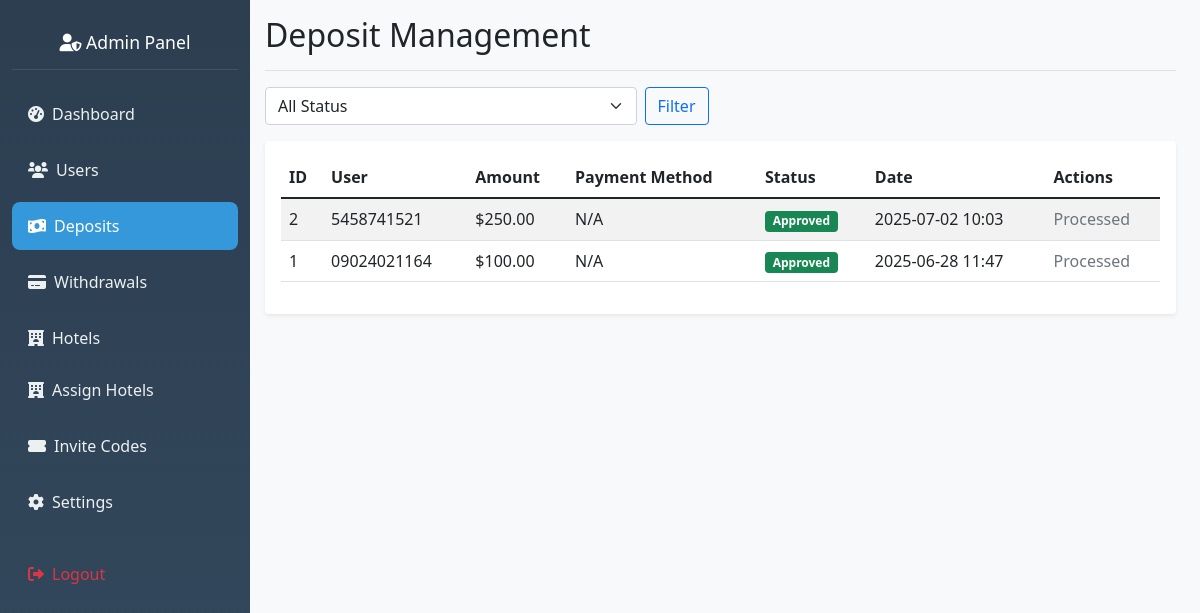
Screenshot of /admin/deposits (signed in) with the database file from the repository.
### hotel_app/models.py (models this page shows, shortened)
class DepositRequest(db.Model):
    __tablename__ = 'deposit_request'
    id = db.Column(db.Integer, primary_key=True)
    user_id = db.Column(db.Integer, db.ForeignKey('user.id'), nullable=False)
    amount = db.Column(db.Float, nullable=False)
    network = db.Column(db.String(20), nullable=False)
    wallet_address = db.Column(db.String(200))
    transaction_hash = db.Column(db.String(200))
    status = db.Column(db.String(20), default='Pending')
    admin_notes = db.Column(db.Text)
    created_at = db.Column(db.DateTime, default=datetime.utcnow)
    processed_at = db.Column(db.DateTime)
    processed_by = db.Column(db.Integer, db.ForeignKey('admin.id'))

class User(db.Model, UserMixin):
    __tablename__ = 'user'
    id = db.Column(db.Integer, primary_key=True)
    nickname = db.Column(db.String(80))
    user_id = db.Column(db.String(6), unique=True)
    agent_id = db.Column(db.String(6), unique=True)
    contact = db.Column(db.String(20))
    invitation_code = db.Column(db.String(20))
    member_points = db.Column(db.Integer, default=0)
    balance = db.Column(db.Float, default=0.0)
    vip_level = db.Column(db.String(10), default='VIP0')
    withdrawal_password = db.Column(db.String(100))
    password_hash = db.Column(db.String(100))
    is_active = db.Column(db.Boolean, default=False)
    created_at = db.Column(db.DateTime, default=datetime.utcnow)
    session_locked = db.Column(db.Boolean, default=False)
    total_commission_earned = db.Column(db.Float, default=0.0)
    first_session_completed = db.Column(db.Boolean, default=False)
    session_reset_date = db.Column(db.String)
    bound_wallet_type = db.Column(db.String(20))
    max_first_session_reservations = db.Column(db.Integer, default=35)
    wallet_bound_at = db.Column(db.DateTime)
    second_session_reservations_count = db.Column(db.Integer, default=0)
    second_session_commission = db.Column(db.Float, default=0.0)
    bound_wallet_address = db.Column(db.String(200))
    first_session_commission = db.Column(db.Float, default=0.0)
    first_session_reservations_count = db.Column(db.Integer, default=0)
    current_session = db.Column(db.String(10), default='first')
    reservations = db.relationship('Reservation', backref='user', lazy=True)
    deposit_requests = db.relationship('DepositRequest', backref='user', lazy=True)
    withdrawal_requests = db.relationship('WithdrawalRequest', backref='user', lazy=True)
    hotel_assignments = db.relationship('UserHotelAssignment', backref='user', lazy=True)
    hotel_ratings = db.relationship('UserHotelRating', backref='user', lazy=True)

### hotel_app/routes.py (the view, shortened to what this page needs)
@app.route('/admin/deposits')
@admin_required
def view_deposits():
    try:
        logger.debug("Accessing view_deposits route")
        page = request.args.get('page', 1, type=int)
        status_filter = request.args.get('status', '')  # Optional status filter
        total_deposits = DepositRequest.query.count()
        logger.debug(f"Total deposits in database: {total_deposits}")
        deposits_query = DepositRequest.query
        if status_filter and status_filter in ['Pending', 'Approved', 'Rejected']:
            deposits_query = deposits_query.filter(DepositRequest.status == status_filter)
            logger.debug(f"Filtering by status: {status_filter}")
        deposits = deposits_query.order_by(DepositRequest.created_at.desc()).paginate(
            page=page,
            per_page=20,
            error_out=False
        )
        logger.debug(f"Deposits found for page {page}: {len(deposits.items)}")
        for i, deposit in enumerate(deposits.items[:3]):
            user = User.query.get(deposit.user_id) if deposit.user_id else None
            logger.debug(f"Deposit {i}: ID={deposit.id}, Status={deposit.status}, Amount=${deposit.amount}, User={user.nickname if user else 'Unknown'}")
        return render_template('admin_deposits.html', deposits=deposits, current_status=status_filter)
    except Exception as e:
        logger.error(f"Error in view_deposits: {str(e)}")
        logger.error(f"Exception details: {type(e).__name__}: {e}")
        import traceback
        logger.error(f"Traceback: {traceback.format_exc()}")
        flash(f'Error loading deposits: {str(e)}', 'error')
        return redirect(url_for('admin_dashboard'))

### hotel_app/routes.py (called while the page is built)
def admin_required(f):
    @wraps(f)
    def wrapper(*args, **kwargs):
        admin_id = session.get('admin_id')
        if not admin_id:
            flash("Admin login required.", "danger")
            return redirect(url_for('admin_login'))
        admin = Admin.query.get(admin_id)
        if not admin or not admin.is_active:
            session.pop('admin_id', None)
            flash("Admin access denied.", "danger")
            return redirect(url_for('admin_login'))
        g.current_admin = admin
        return f(*args, **kwargs)
    return wrapper

@app.before_request
def check_admin_routes():
    if request.endpoint and request.endpoint.startswith('admin_') and request.endpoint != 'admin_login':
        if 'admin_id' not in session:
            return redirect(url_for('admin_login'))

### hotel_app/templates/admin_deposits.html (shortened to what this page needs)
{% extends "admin_base.html" %}
{% block content %}
<div class="d-flex justify-content-between flex-wrap flex-md-nowrap align-items-center pb-2 mb-3 border-bottom">
    <h1 class="h2">Deposit Management</h1>
</div>
<div class="row mb-3">
    <div class="col-md-6">
        <form method="GET" class="d-flex">
            <select name="status" class="form-select me-2">
                <option value="">All Status</option>
            </select>
            <button type="submit" class="btn btn-outline-primary">Filter</button>
        </form>
    </div>
</div>
<div class="card">
    <div class="card-body">
        <div class="table-responsive">
            <table class="table table-striped">
                <thead>
                    <tr>
                        <th>ID</th>
                        <th>User</th>
                        <th>Amount</th>
                        <th>Payment Method</th>
                        <th>Status</th>
                        <th>Date</th>
                        <th>Actions</th>
                    </tr>
                </thead>
                <tbody>
                    {% for deposit in deposits.items %}
                    <tr>
                        <td>{{ deposit.id }}</td>
                        <td>{{ deposit.user.contact if deposit.user else 'Unknown' }}</td>
                        <td>${{ "%.2f"|format(deposit.amount) }}</td>
                        <td>{{ deposit.payment_method or 'N/A' }}</td>
                        <td>
                            <span class="badge bg-{{ 'warning' if deposit.status == 'Pending' else ('success' if deposit.status == 'Approved' else 'danger') }}">
                                {{ deposit.status }}
                            </span>
                        </td>
                        <td>{{ deposit.created_at.strftime('%Y-%m-%d %H:%M') if deposit.created_at else 'N/A' }}</td>
                        <td>
                            {% if deposit.status == 'Pending' %}
                            <div class="btn-group btn-group-sm" role="group">
                                <form method="POST" action="{{ url_for('approve_deposit', deposit_id=deposit.id) }}" class="d-inline">
                                    {% if csrf_token %}
                                    <input type="hidden" name="csrf_token" value="{{ csrf_token() }}"/>
                                    {% endif %}
                                    <input type="hidden" name="admin_notes" value="Approved by admin"/>
                                    <button type="submit" class="btn btn-success btn-sm"
                                            onclick="return confirm('Are you sure you want to approve this deposit of ${{ deposit.amount }}?')">
                                        Approve
                                    </button>
                                </form>
                                <form method="POST" action="{{ url_for('reject_deposit', deposit_id=deposit.id) }}" class="d-inline">
                                    {% if csrf_token %}
                                    <input type="hidden" name="csrf_token" value="{{ csrf_token() }}"/>
                                    {% endif %}
                                    <input type="hidden" name="admin_notes" value="Rejected by admin"/>
                                    <button type="submit" class="btn btn-danger btn-sm"
                                            onclick="return confirm('Are you sure you want to reject this deposit of ${{ deposit.amount }}?')">
                                        Reject
                                    </button>
                                </form>
                            </div>
                            {% else %}
                            <span class="text-muted">Processed</span>
                            {% endif %}
                        </td>
                    </tr>
                    {% else %}
                    <tr>
                        <td colspan="7" class="text-center text-muted">No deposit requests found.</td>
                    </tr>
                    {% endfor %}
                </tbody>
            </table>
        </div>
    </div>
</div>
{% endblock %}

### hotel_app/static/css/admin.css (style rules this page uses)
.card { border: none; box-shadow: 0 0.125rem 0.25rem rgba(0, 0, 0, 0.075); }
@media (min-width: 992px) { .container-fluid .row { display: flex !important; flex-wrap: nowrap !important; } }
@media (min-width: 1200px) { .container-fluid .row { display: flex !important; } }

### rows the page displays
DepositRequest: id "2", user "5458741521", amount "250.00", payment_method "N/A", status "Approved", created_at "2025-07-02 10:03", shows "Processed"
DepositRequest: id "1", user "09024021164", amount "100.00", payment_method "N/A", status "Approved", created_at "2025-06-28 11:47", shows "Processed"
